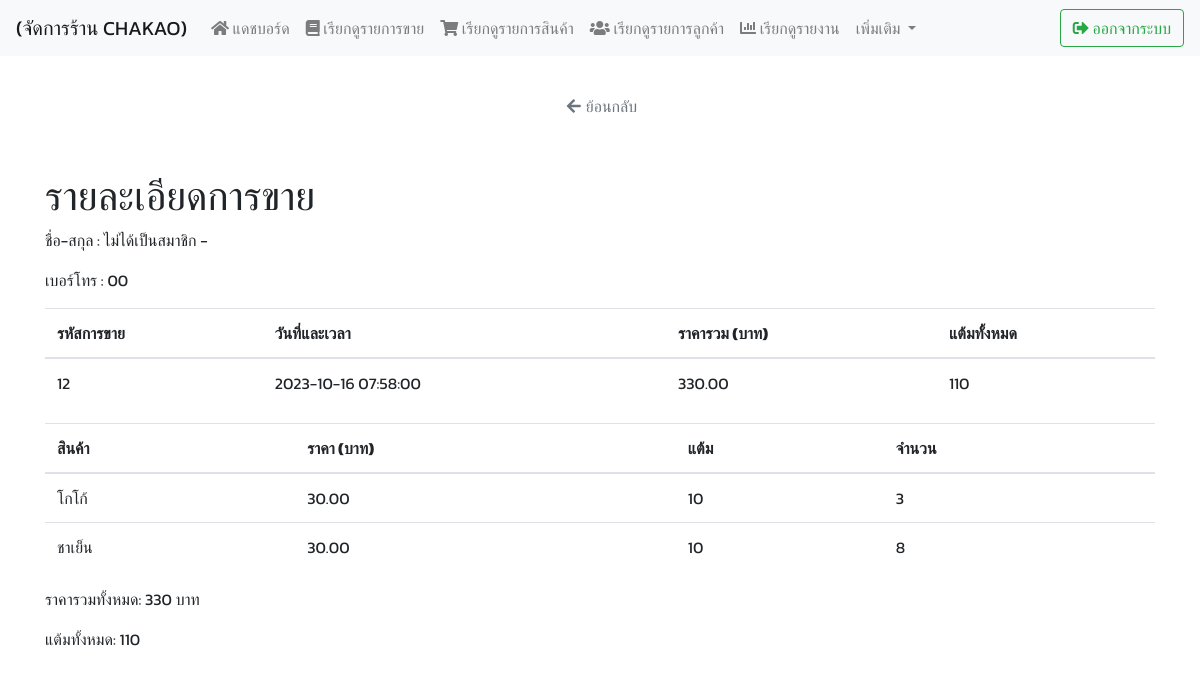
/admin/views/sales-detail.php?sales_id=12 (signed in), run on the app's committed database.
### tables this page shows
CREATE TABLE `customer` (
  `customer_id` int(11) NOT NULL,
  `first_name` varchar(255) DEFAULT NULL,
  `last_name` varchar(255) DEFAULT NULL,
  `datebirth` date DEFAULT NULL,
  `customer_tel` varchar(10) NOT NULL,
  `address` varchar(255) DEFAULT NULL,
  `sub_district` varchar(255) DEFAULT NULL,
  `district` varchar(255) DEFAULT NULL,
  `city` varchar(255) DEFAULT NULL,
  `zipcode` varchar(10) DEFAULT NULL
);

CREATE TABLE `sales` (
  `sales_id` int(11) NOT NULL,
  `member_id` int(11) DEFAULT NULL,
  `sales_date` timestamp NOT NULL DEFAULT current_timestamp() ON UPDATE current_timestamp(),
  `total_quantity` int(11) DEFAULT NULL,
  `total_price` decimal(10,2) DEFAULT NULL,
  `total_points` int(11) DEFAULT NULL
);

CREATE TABLE `sales_details` (
  `sales_detail_id` int(11) NOT NULL,
  `sales_id` int(11) DEFAULT NULL,
  `product_id` int(11) DEFAULT NULL,
  `product_name` varchar(255) DEFAULT NULL,
  `price` decimal(10,2) DEFAULT NULL,
  `points` int(11) DEFAULT NULL,
  `quantity` int(11) DEFAULT NULL
);

### admin/views/sales-detail.php (the view, shortened to what this page needs)
<!DOCTYPE html>
<html lang="en">
<head>
    <link rel="stylesheet" href="https://stackpath.bootstrapcdn.com/bootstrap/4.5.0/css/bootstrap.min.css">
    <link rel="stylesheet" href="https://cdnjs.cloudflare.com/ajax/libs/font-awesome/5.15.3/css/all.min.css">
</head>
<body style="font-family: 'kanit' sans-serif;">
    <div class="text-center mt-3">
        <a href="sales-show.php" class="btn btn-outline-secondary border-0 ml-1">
            <i class="fa fa-arrow-left" style="margin-right: 5px;"></i>ย้อนกลับ
        </a>
    </div>
    <div class="container mt-5">
        <h1>รายละเอียดการขาย</h1>
        <?php
        if (isset($_GET['sales_id'])) {
            $sales_id = $_GET['sales_id'];
            include('../../config/database.php');
            $sql = "SELECT s.sales_id, s.sales_date, s.total_price, s.total_points,
                d.product_name, d.price, d.points, d.quantity,
                m.member_id, m.customer_id,
                c.first_name, c.last_name, c.customer_tel
                FROM sales AS s
                JOIN sales_details AS d ON s.sales_id = d.sales_id
                JOIN member AS m ON s.member_id = m.member_id
                JOIN customer AS c ON m.customer_id = c.customer_id
                WHERE s.sales_id = ?";
            $stmt = $conn->prepare($sql);
            $stmt->bind_param("i", $sales_id);
            $stmt->execute();
            $result = $stmt->get_result();
            if ($result->num_rows > 0) {
        ?>
                <table class="table">
                    <thead>
                        <tr>
                            <th>รหัสการขาย</th>
                            <th>วันที่และเวลา</th>
                            <th>ราคารวม (บาท)</th>
                            <th>แต้มทั้งหมด</th>
                        </tr>
                    </thead>
                    <tbody>
                        <?php
                        $row = $result->fetch_assoc();
                        ?>
                        <p>ชื่อ-สกุล : <?php echo $row['first_name'] . ' ' . $row['last_name']; ?></p>
                        <p>เบอร์โทร : <?php echo $row['customer_tel']; ?></p>
                        <tr>
                            <td><?php echo $row['sales_id']; ?></td>
                            <td><?php echo $row['sales_date']; ?></td>
                            <td><?php echo $row['total_price']; ?></td>
                            <td><?php echo $row['total_points']; ?></td>
                        </tr>
                    </tbody>
                </table>
                <table class="table">
                    <thead>
                        <tr>
                            <th>สินค้า</th>
                            <th>ราคา (บาท)</th>
                            <th>แต้ม</th>
                            <th>จำนวน</th>
                        </tr>
                    </thead>
                    <tbody>
                        <?php
                        $totalAmount = 0;
                        $totalPoints = 0;
                        $result->data_seek(0);
                        while ($row = $result->fetch_assoc()) {
                            $totalAmount += $row['price'] * $row['quantity'];
                            $totalPoints += $row['points'] * $row['quantity'];
                        ?>
                            <tr>
                                <td><?php echo $row['product_name']; ?></td>
                                <td><?php echo $row['price']; ?></td>
                                <td><?php echo $row['points']; ?></td>
                                <td><?php echo $row['quantity']; ?></td>
                            </tr>
                        <?php
                        }
                        ?>
                    </tbody>
                </table>
                <div class="mt-3">
                    <p>ราคารวมทั้งหมด: <?php echo $totalAmount; ?> บาท</p>
                    <p>แต้มทั้งหมด: <?php echo $totalPoints; ?></p>
                </div>
        <?php
            } else {
                echo "<p>ไม่พบข้อมูลการขาย</p>";
            }
        } else {
            echo "<p>ไม่พบรหัสการขาย</p>";
        }
        ?>
    </div>
</body>
</html>

### data on the page
customer: first_name "ไม่ได้เป็นสมาชิก", last_name "-", customer_tel "00"
sales: sales_id "12", sales_date "2023-10-16 07:58:00", total_price "330.00", total_points "110", sales_details.product_name "โกโก้", sales_details.price "30.00", sales_details.points "10", sales_details.quantity "3", sales_details.product_name "ชาเย็น", sales_details.quantity "8"

### other printed values
$totalAmount "330"
$totalPoints "110"
